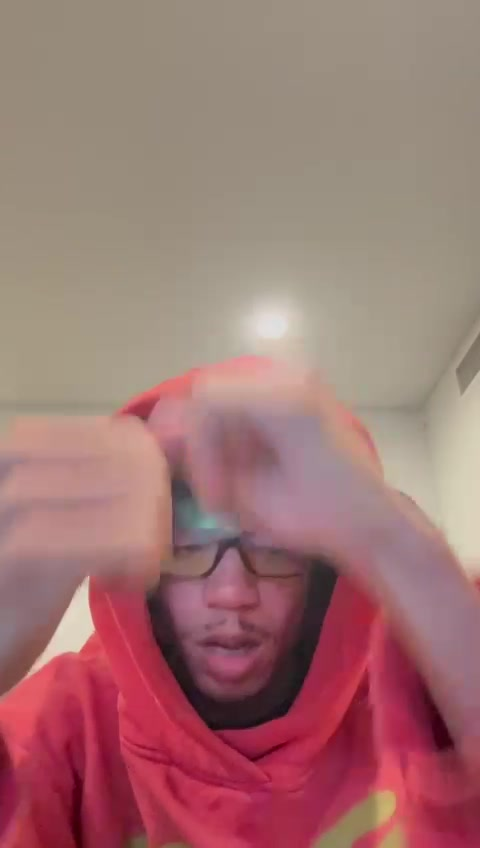
#> input picture backend/videos/0d576d4e-c7b5-40ec-a81b-2beca8b82110/frames/00043.jpg, 480 x 848 px
$ python -i script.py   (imports and definitions only)
#> lines starting #> are read from the running program, lines starting #| are printed output that depends on the picture
import cv2
import numpy as np

def get_param(params, name, default, param_type, min_val=None, max_val=None):
    value = params.get(name, default)
    try:
        value = param_type(value)
        if min_val is not None:
            value = max(min_val, value)
        if max_val is not None:
            value = min(max_val, value)
    except (ValueError, TypeError):
        value = default
    return value

def rotate_image(image, angle, center=None):
    h, w = image.shape[:2]
    if center is None:
        center = (w // 2, h // 2)
    rotation_matrix = cv2.getRotationMatrix2D(center, angle, 1.0)
    rotated_image = cv2.warpAffine(image, rotation_matrix, (w, h))
    return rotated_image

def apply_effect(frame, **params):
    if not params:
        params = {}

    # Extract parameters with defaults and value clamping
    thresh_min = get_param(params, "threshold_min", 0, int, 0, 255)
    thresh_max = get_param(params, "threshold_max", 255, int, 0, 255)
    angle = get_param(params, "angle", 0, float, 0, 360)
    contrast = get_param(params, "contrast", 1.0, float, 0.5, 2.0)
    saturation = get_param(params, "saturation", 1.0, float, 0.5, 2.0)
    resolution = get_param(params, "resolution", 1, int, 1, 10)
    noise_amount = get_param(params, "noise_amount", 0, int, 0, 100)
    noise_scale = get_param(params, "noise_scale", 1.0, float, 0.1, 10.0)
    sorting_direction = get_param(params, "sorting_direction", 0, int, 0, 1)  # 0: vertical, 1: horizontal
    sorting_style = get_param(params, "sorting_style", 0, int, 0, 2)  # 0: Hue, 1: Saturation, 2: Lightness

    # Apply rotation to the frame if needed
    if angle != 0:
        frame = rotate_image(frame, angle)

    def pixel_sort(image, axis, style, thresh_min, thresh_max):
        if style == 0:  # Sort by Hue
            hsv = cv2.cvtColor(image, cv2.COLOR_BGR2HSV)
            channel_to_sort = hsv[:, :, 0]
        elif style == 1:  # Sort by Saturation
            hsv = cv2.cvtColor(image, cv2.COLOR_BGR2HSV)
            channel_to_sort = hsv[:, :, 1]
        else:  # Sort by Lightness (brightness)
            grayscale = cv2.cvtColor(image, cv2.COLOR_BGR2GRAY)
            channel_to_sort = grayscale

        # Create a mask for pixels within the threshold range
        mask = (channel_to_sort >= thresh_min) & (channel_to_sort <= thresh_max)

        # Sort pixels along the specified axis while preserving the original image shape
        sorted_image = image.copy()
        if axis == 0:  # Vertical sorting
            for col in range(image.shape[1]):
                # Extract pixels along a column that match the mask condition
                column_pixels = image[:, col, :][mask[:, col]]
                if len(column_pixels) > 0:
                    # Sort pixels within the threshold range
                    sorted_pixels = np.sort(column_pixels, axis=0)
                    # Stretch or fill to cover the entire column
                    sorted_image[:, col, :] = np.tile(sorted_pixels, (len(sorted_image[:, col]) // len(sorted_pixels), 1))[:len(sorted_image[:, col])]
        else:  # Horizontal sorting
            for row in range(image.shape[0]):
                # Extract pixels along a row that match the mask condition
                row_pixels = image[row, :, :][mask[row, :]]
                if len(row_pixels) > 0:
                    # Sort pixels within the threshold range
                    sorted_pixels = np.sort(row_pixels, axis=0)
                    # Stretch or fill to cover the entire row
                    sorted_image[row, :, :] = np.tile(sorted_pixels, (len(sorted_image[row]) // len(sorted_pixels), 1))[:len(sorted_image[row])]

        return sorted_image

    # Downscale for processing efficiency
    h, w = frame.shape[:2]
    resized_frame = cv2.resize(frame, (w // resolution, h // resolution))

    # Apply pixel sorting
    sorted_image = pixel_sort(resized_frame, sorting_direction, sorting_style, thresh_min, thresh_max)

    # Upscale back to original resolution
    output_frame = cv2.resize(sorted_image, (w, h))

    # Add noise if required
    if noise_amount > 0:
        noise = np.random.normal(0, noise_scale, output_frame.shape).astype(np.uint8)
        output_frame = cv2.addWeighted(output_frame, 1 - (noise_amount / 100), noise, noise_amount / 100, 0)

    return output_frame

>>> import cv2
>>> picture = cv2.imread('../../videos/0d576d4e-c7b5-40ec-a81b-2beca8b82110/frames/00043.jpg')
#> picture is the input picture: shape (848, 480, 3); mean B, G, R 115.5, 117, 160
>>> result = apply_effect(picture)
#> in pixel_sort, `hsv = cv2.cvtColor(image, cv2.COLOR_BGR2HSV)`: hsv: shape (848, 480, 3); mean H, S, V 77.8, 83.3, 160.1
#> in pixel_sort, `channel_to_sort = hsv[:, :, 0]`:
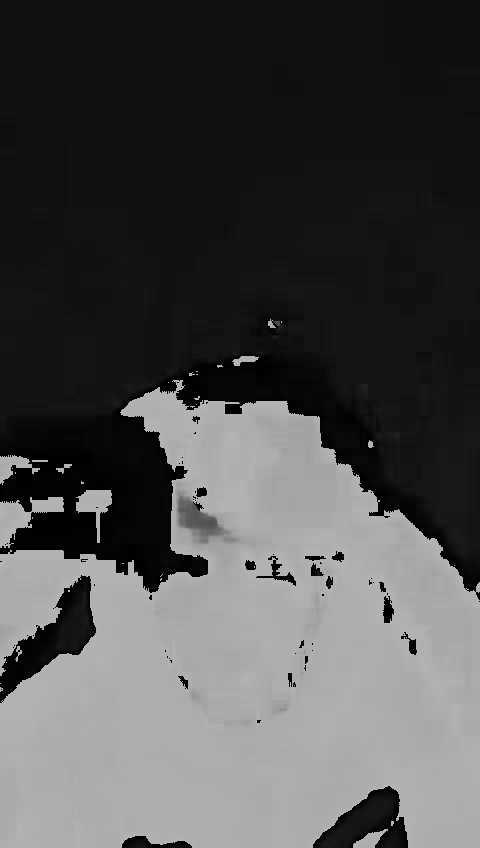
#> channel_to_sort: shape (848, 480); min 0, max 179, mean 77.8
#> in pixel_sort, `mask = (channel_to_sort >= thresh_min) & (channel_to_sort <= thresh_max)`: mask: shape (848, 480) bool; every value is 1
#> after the loop in pixel_sort, `for col in range(image.shape[1]):`:
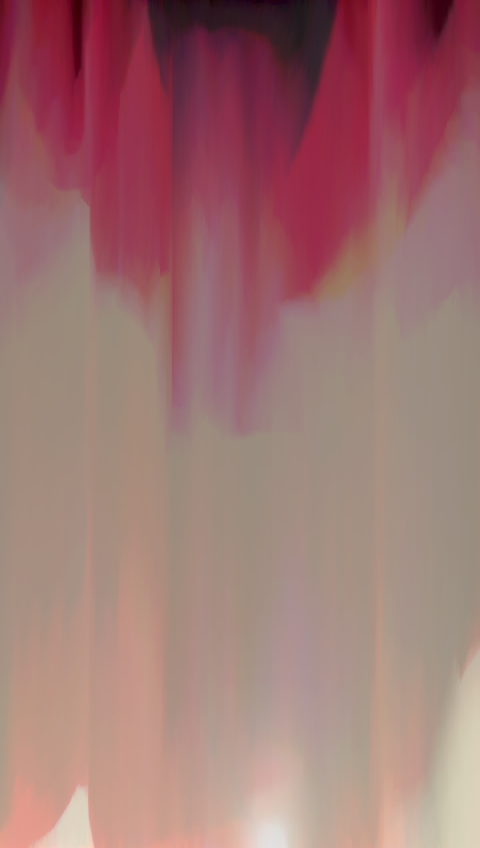
#> sorted_image: shape (848, 480, 3); mean B, G, R 115.5, 117, 160

$ run again, on backend/videos/0d576d4e-c7b5-40ec-a81b-2beca8b82110/frames/00073.jpg
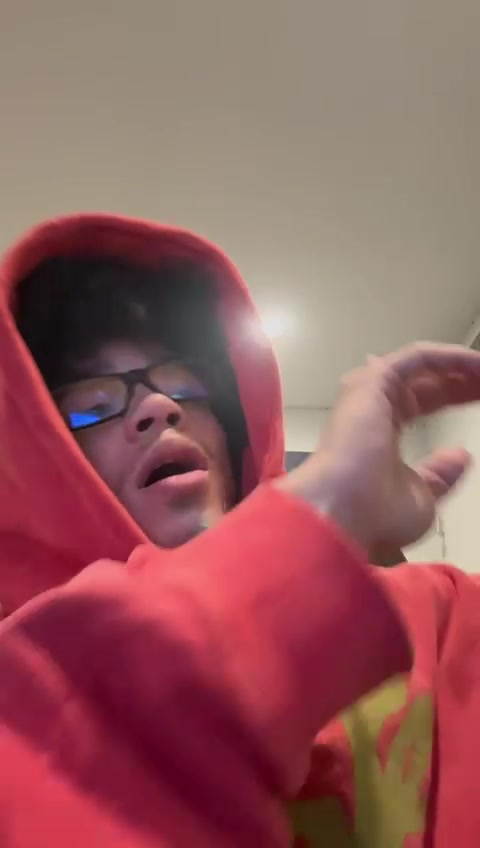
#> input picture backend/videos/0d576d4e-c7b5-40ec-a81b-2beca8b82110/frames/00073.jpg, 480 x 848 px
#> picture is the input picture: shape (848, 480, 3); mean B, G, R 92.9, 91.1, 146.9
#> hsv: shape (848, 480, 3); mean H, S, V 98, 111.6, 147.1
#> in pixel_sort, `channel_to_sort = hsv[:, :, 0]`:
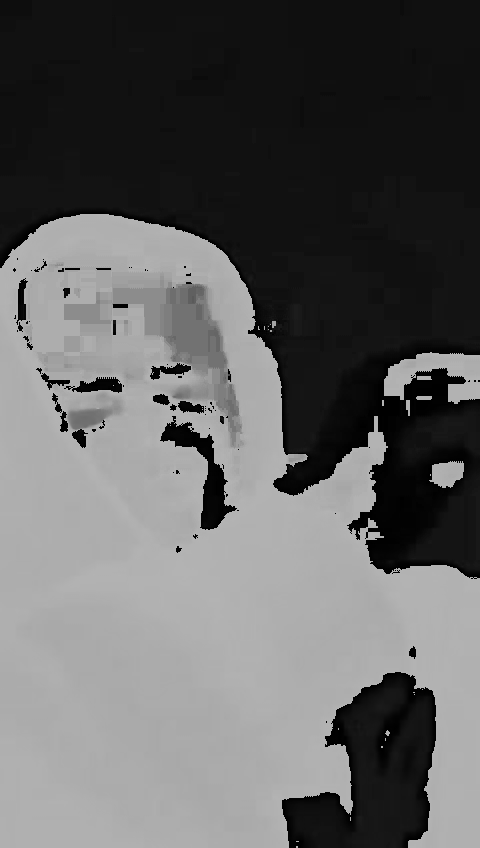
#> channel_to_sort: shape (848, 480); min 0, max 179, mean 98
#> mask: shape (848, 480) bool; every value is 1
#> after the loop in pixel_sort, `for col in range(image.shape[1]):`:
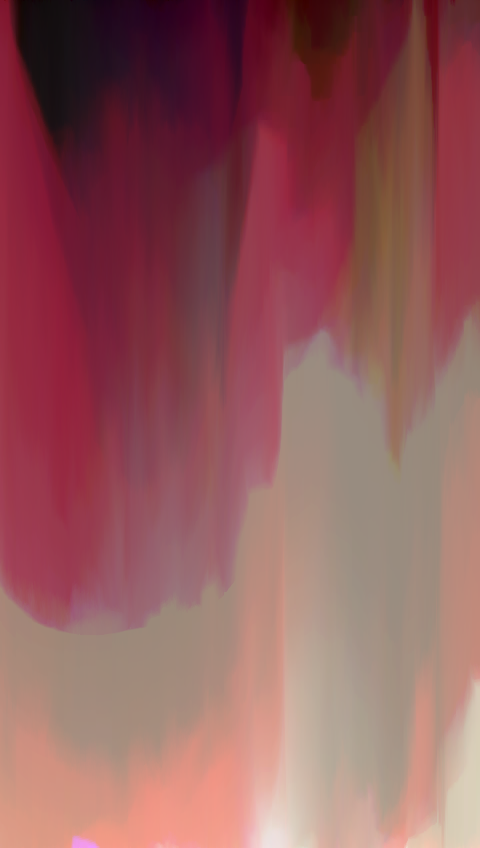
#> sorted_image: shape (848, 480, 3); mean B, G, R 92.9, 91.1, 146.9

$ run again, on backend/videos/0d576d4e-c7b5-40ec-a81b-2beca8b82110/frames/00078.jpg
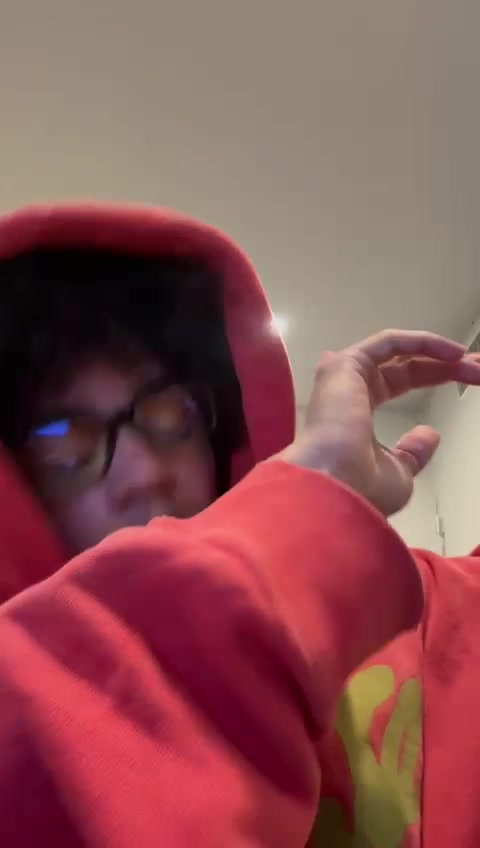
#> input picture backend/videos/0d576d4e-c7b5-40ec-a81b-2beca8b82110/frames/00078.jpg, 480 x 848 px
#> picture is the input picture: shape (848, 480, 3); mean B, G, R 82.3, 80.2, 137.2
#> hsv: shape (848, 480, 3); mean H, S, V 103.2, 125, 137.3
#> in pixel_sort, `channel_to_sort = hsv[:, :, 0]`:
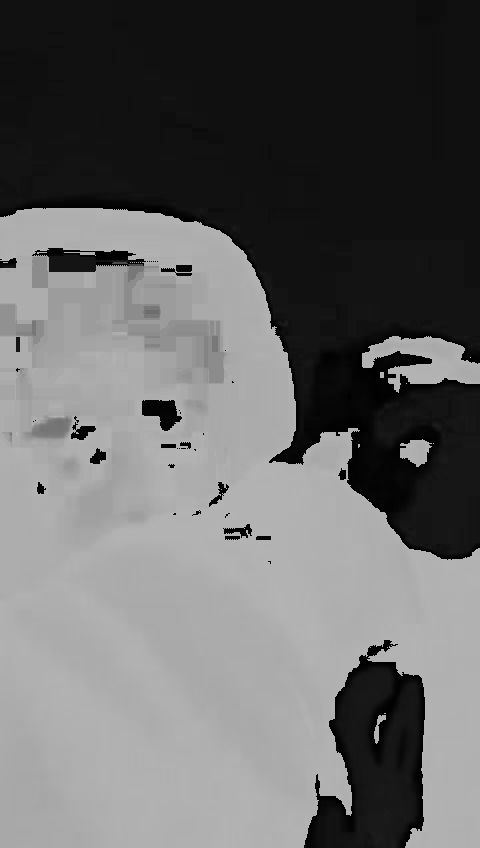
#> channel_to_sort: shape (848, 480); min 0, max 179, mean 103.2
#> mask: shape (848, 480) bool; every value is 1
#> after the loop in pixel_sort, `for col in range(image.shape[1]):`:
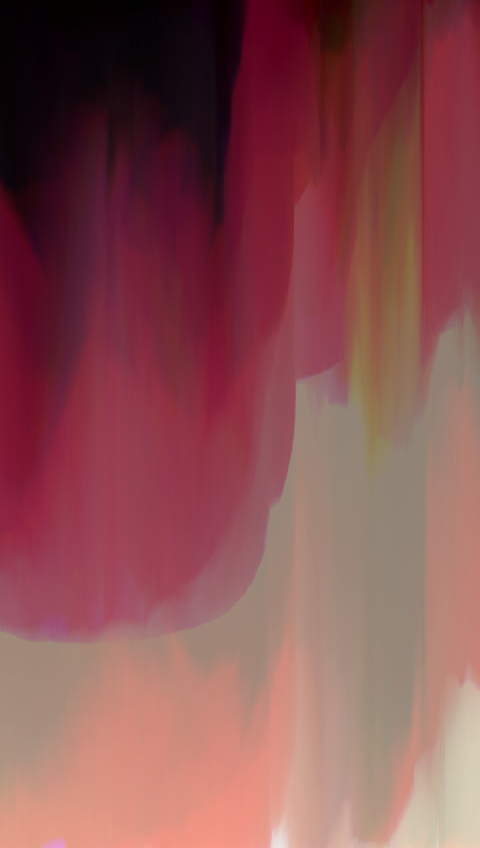
#> sorted_image: shape (848, 480, 3); mean B, G, R 82.3, 80.2, 137.2

$ run again, on backend/videos/0d576d4e-c7b5-40ec-a81b-2beca8b82110/frames/00081.jpg
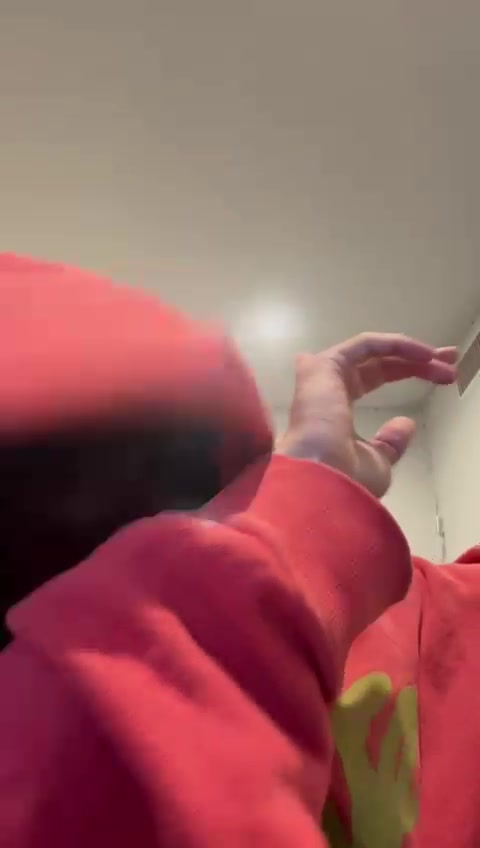
#> input picture backend/videos/0d576d4e-c7b5-40ec-a81b-2beca8b82110/frames/00081.jpg, 480 x 848 px
#> picture is the input picture: shape (848, 480, 3); mean B, G, R 93.9, 93.5, 151.8
#> hsv: shape (848, 480, 3); mean H, S, V 93.1, 115.8, 151.8
#> in pixel_sort, `channel_to_sort = hsv[:, :, 0]`:
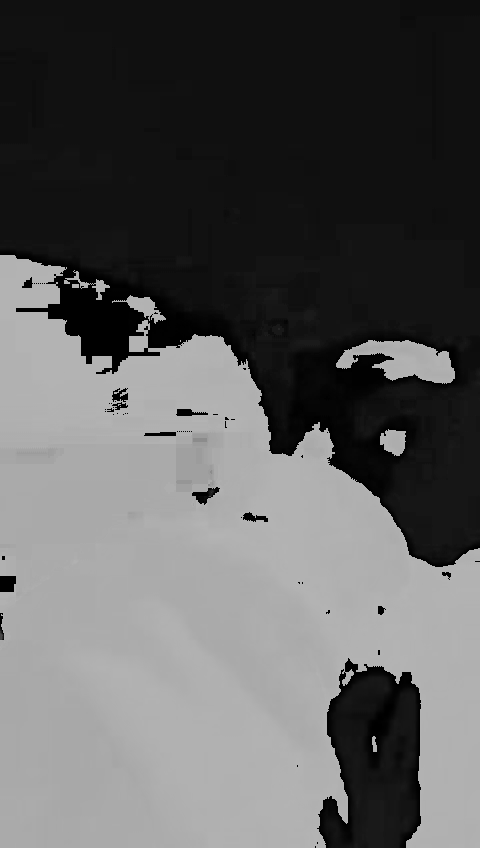
#> channel_to_sort: shape (848, 480); min 0, max 179, mean 93.1
#> mask: shape (848, 480) bool; every value is 1
#> after the loop in pixel_sort, `for col in range(image.shape[1]):`:
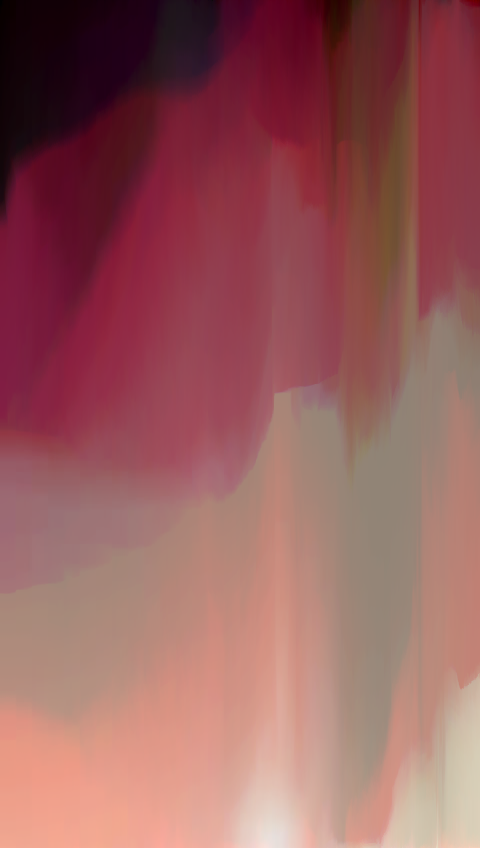
#> sorted_image: shape (848, 480, 3); mean B, G, R 93.9, 93.5, 151.8
